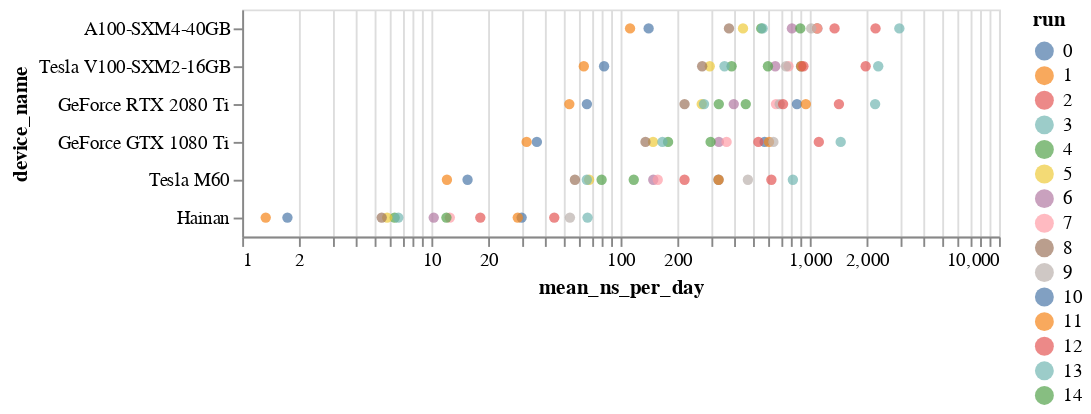

Notebook source saved alongside this figure:
### Code cell
df = (data
 .set_index(['run', 'clone', 'gen', 'device_name'])
 ['perf_ns_per_day']
 .groupby(['run', 'device_name']).filter(lambda x: len(x) > 10)
 .groupby('device_name').filter(lambda x: len(x.groupby('run')) == 15)
 .groupby(['run', 'device_name']).mean()
 .rename('mean_ns_per_day')
).reset_index()

alt.Chart(df).mark_point(filled=True).encode(
    x=alt.X('mean_ns_per_day:Q', scale=alt.Scale(type='log')),
    y=alt.Y('device_name:O', sort='-x'),
    color='run:N',
)

### Figure 1 — Vega-Lite specification as saved in the notebook (floating-point values rounded to 4 significant figures)
{"config": {"view": {"continuousWidth": 400, "continuousHeight": 300}}, "data": {"name": "data-23ed9abc5c3d56e09f5878349066aa75"}, "mark": {"type": "point", "filled": true}, "encoding": {"color": {"type": "nominal", "field": "run"}, "x": {"type": "quantitative", "field": "mean_ns_per_day", "scale": {"type": "log"}}, "y": {"type": "ordinal", "field": "device_name", "sort": "-x"}}, "$schema": "https://vega.github.io/schema/vega-lite/v4.8.1.json", "datasets": {"data-23ed9abc5c3d56e09f5878349066aa75": [{"run": 0, "device_name": "A100-SXM4-40GB", "mean_ns_per_day": 1096.0}, {"run": 0, "device_name": "GeForce GTX 1080 Ti", "mean_ns_per_day": 577.3}, {"run": 0, "device_name": "GeForce RTX 2080 Ti", "mean_ns_per_day": 855.6}, {"run": 0, "device_name": "Hainan", "mean_ns_per_day": 29.99}, {"run": 0, "device_name": "Tesla M60", "mean_ns_per_day": 329.3}, {"run": 0, "device_name": "Tesla V100-SXM2-16GB", "mean_ns_per_day": 899.6}, {"run": 1, "device_name": "A100-SXM4-40GB", "mean_ns_per_day": 1093.0}, {"run": 1, "device_name": "GeForce GTX 1080 Ti", "mean_ns_per_day": 609.0}, {"run": 1, "device_name": "GeForce RTX 2080 Ti", "mean_ns_per_day": 953.0}, {"run": 1, "device_name": "Hainan", "mean_ns_per_day": 28.62}, {"run": 1, "device_name": "Tesla M60", "mean_ns_per_day": 329.7}, {"run": 1, "device_name": "Tesla V100-SXM2-16GB", "mean_ns_per_day": 901.7}, {"run": 2, "device_name": "A100-SXM4-40GB", "mean_ns_per_day": 2226.0}, {"run": 2, "device_name": "GeForce GTX 1080 Ti", "mean_ns_per_day": 1116.0}, {"run": 2, "device_name": "GeForce RTX 2080 Ti", "mean_ns_per_day": 1426.0}, {"run": 2, "device_name": "Hainan", "mean_ns_per_day": 44.62}, {"run": 2, "device_name": "Tesla M60", "mean_ns_per_day": 626.8}, {"run": 2, "device_name": "Tesla V100-SXM2-16GB", "mean_ns_per_day": 1974.0}, {"run": 3, "device_name": "A100-SXM4-40GB", "mean_ns_per_day": 2974.0}, {"run": 3, "device_name": "GeForce GTX 1080 Ti", "mean_ns_per_day": 1457.0}, {"run": 3, "device_name": "GeForce RTX 2080 Ti", "mean_ns_per_day": 2215.0}, {"run": 3, "device_name": "Hainan", "mean_ns_per_day": 66.89}, {"run": 3, "device_name": "Tesla M60", "mean_ns_per_day": 814.1}, {"run": 3, "device_name": "Tesla V100-SXM2-16GB", "mean_ns_per_day": 2300.0}, {"run": 4, "device_name": "A100-SXM4-40GB", "mean_ns_per_day": 553.8}, {"run": 4, "device_name": "GeForce GTX 1080 Ti", "mean_ns_per_day": 178.2}, {"run": 4, "device_name": "GeForce RTX 2080 Ti", "mean_ns_per_day": 330.5}, {"run": 4, "device_name": "Hainan", "mean_ns_per_day": 6.395}, {"run": 4, "device_name": "Tesla M60", "mean_ns_per_day": 79.38}, {"run": 4, "device_name": "Tesla V100-SXM2-16GB", "mean_ns_per_day": 386.2}, {"run": 5, "device_name": "A100-SXM4-40GB", "mean_ns_per_day": 443.7}, {"run": 5, "device_name": "GeForce GTX 1080 Ti", "mean_ns_per_day": 148.5}, {"run": 5, "device_name": "GeForce RTX 2080 Ti", "mean_ns_per_day": 268.4}, {"run": 5, "device_name": "Hainan", "mean_ns_per_day": 5.839}, {"run": 5, "device_name": "Tesla M60", "mean_ns_per_day": 68.18}, {"run": 5, "device_name": "Tesla V100-SXM2-16GB", "mean_ns_per_day": 296.0}, {"run": 6, "device_name": "A100-SXM4-40GB", "mean_ns_per_day": 804.5}, {"run": 6, "device_name": "GeForce GTX 1080 Ti", "mean_ns_per_day": 330.8}, {"run": 6, "device_name": "GeForce RTX 2080 Ti", "mean_ns_per_day": 396.5}, {"run": 6, "device_name": "Hainan", "mean_ns_per_day": 10.29}, {"run": 6, "device_name": "Tesla M60", "mean_ns_per_day": 148.9}, {"run": 6, "device_name": "Tesla V100-SXM2-16GB", "mean_ns_per_day": 657.0}, {"run": 7, "device_name": "A100-SXM4-40GB", "mean_ns_per_day": 1097.0}, {"run": 7, "device_name": "GeForce GTX 1080 Ti", "mean_ns_per_day": 363.3}, {"run": 7, "device_name": "GeForce RTX 2080 Ti", "mean_ns_per_day": 662.8}, {"run": 7, "device_name": "Hainan", "mean_ns_per_day": 12.52}, {"run": 7, "device_name": "Tesla M60", "mean_ns_per_day": 157.2}, {"run": 7, "device_name": "Tesla V100-SXM2-16GB", "mean_ns_per_day": 771.7}, {"run": 8, "device_name": "A100-SXM4-40GB", "mean_ns_per_day": 374.1}, {"run": 8, "device_name": "GeForce GTX 1080 Ti", "mean_ns_per_day": 135.4}, {"run": 8, "device_name": "GeForce RTX 2080 Ti", "mean_ns_per_day": 217.9}, {"run": 8, "device_name": "Hainan", "mean_ns_per_day": 5.463}, {"run": 8, "device_name": "Tesla M60", "mean_ns_per_day": 57.36}, {"run": 8, "device_name": "Tesla V100-SXM2-16GB", "mean_ns_per_day": 269.9}, {"run": 9, "device_name": "A100-SXM4-40GB", "mean_ns_per_day": 1018.0}, {"run": 9, "device_name": "GeForce GTX 1080 Ti", "mean_ns_per_day": 642.3}, {"run": 9, "device_name": "GeForce RTX 2080 Ti", "mean_ns_per_day": 693.6}, {"run": 9, "device_name": "Hainan", "mean_ns_per_day": 54.0}, {"run": 9, "device_name": "Tesla M60", "mean_ns_per_day": 470.9}, {"run": 9, "device_name": "Tesla V100-SXM2-16GB", "mean_ns_per_day": 749.5}, {"run": 10, "device_name": "A100-SXM4-40GB", "mean_ns_per_day": 140.7}, {"run": 10, "device_name": "GeForce GTX 1080 Ti", "mean_ns_per_day": 36.1}, {"run": 10, "device_name": "GeForce RTX 2080 Ti", "mean_ns_per_day": 66.37}, {"run": 10, "device_name": "Hainan", "mean_ns_per_day": 1.735}, {"run": 10, "device_name": "Tesla M60", "mean_ns_per_day": 15.53}, {"run": 10, "device_name": "Tesla V100-SXM2-16GB", "mean_ns_per_day": 81.82}, {"run": 11, "device_name": "A100-SXM4-40GB", "mean_ns_per_day": 112.2}, {"run": 11, "device_name": "GeForce GTX 1080 Ti", "mean_ns_per_day": 31.87}, {"run": 11, "device_name": "GeForce RTX 2080 Ti", "mean_ns_per_day": 53.6}, {"run": 11, "device_name": "Hainan", "mean_ns_per_day": 1.332}, {"run": 11, "device_name": "Tesla M60", "mean_ns_per_day": 12.08}, {"run": 11, "device_name": "Tesla V100-SXM2-16GB", "mean_ns_per_day": 63.93}, {"run": 12, "device_name": "A100-SXM4-40GB", "mean_ns_per_day": 1352.0}, {"run": 12, "device_name": "GeForce GTX 1080 Ti", "mean_ns_per_day": 534.9}, {"run": 12, "device_name": "GeForce RTX 2080 Ti", "mean_ns_per_day": 722.3}, {"run": 12, "device_name": "Hainan", "mean_ns_per_day": 18.14}, {"run": 12, "device_name": "Tesla M60", "mean_ns_per_day": 217.7}, {"run": 12, "device_name": "Tesla V100-SXM2-16GB", "mean_ns_per_day": 925.6}, {"run": 13, "device_name": "A100-SXM4-40GB", "mean_ns_per_day": 563.9}, {"run": 13, "device_name": "GeForce GTX 1080 Ti", "mean_ns_per_day": 166.4}, {"run": 13, "device_name": "GeForce RTX 2080 Ti", "mean_ns_per_day": 276.1}, {"run": 13, "device_name": "Hainan", "mean_ns_per_day": 6.686}, {"run": 13, "device_name": "Tesla M60", "mean_ns_per_day": 66.29}, {"run": 13, "device_name": "Tesla V100-SXM2-16GB", "mean_ns_per_day": 354.3}, {"run": 14, "device_name": "A100-SXM4-40GB", "mean_ns_per_day": 891.3}, {"run": 14, "device_name": "GeForce GTX 1080 Ti", "mean_ns_per_day": 299.1}, {"run": 14, "device_name": "GeForce RTX 2080 Ti", "mean_ns_per_day": 458.9}, {"run": 14, "device_name": "Hainan", "mean_ns_per_day": 12.01}, {"run": 14, "device_name": "Tesla M60", "mean_ns_per_day": 117.4}, {"run": 14, "device_name": "Tesla V100-SXM2-16GB", "mean_ns_per_day": 601.1}]}}
